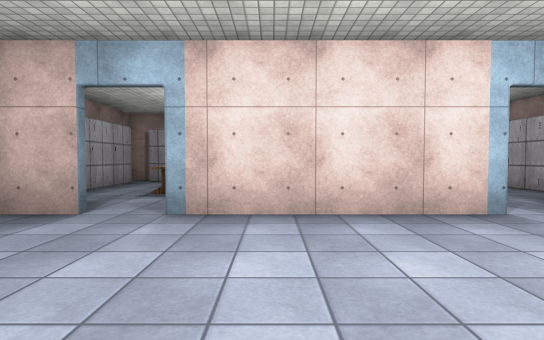
view 1 (above)

16 first-person views from a walk through a scene from a Unity 3-D project. The camera is 1.3 m above the floor, tilts 2° down and sees 80° across. Doors are open. The floor is counted in squares, 2 m on a side. Each view is taken from the middle of a square. On the plan, view 1 faces up. The plan holds only what a view shows up to about 10 squares ahead; the rest is blank. The player is left out. Surface patterns are stand-ins for the level's own textures.

view 2
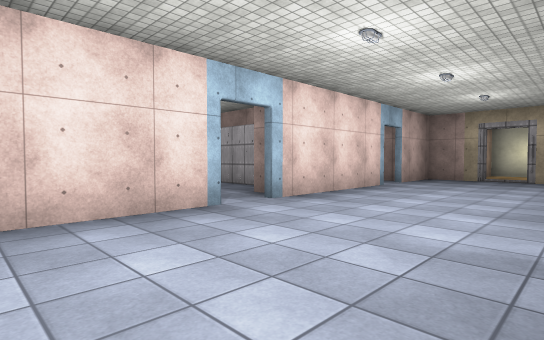

view 3
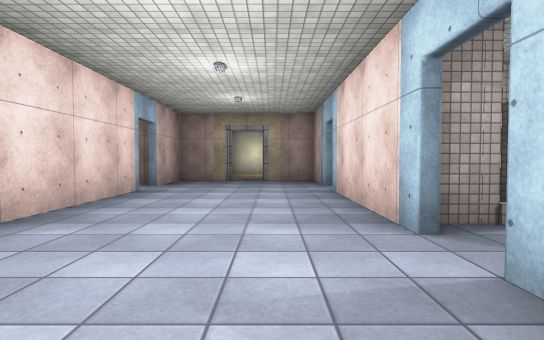

view 4
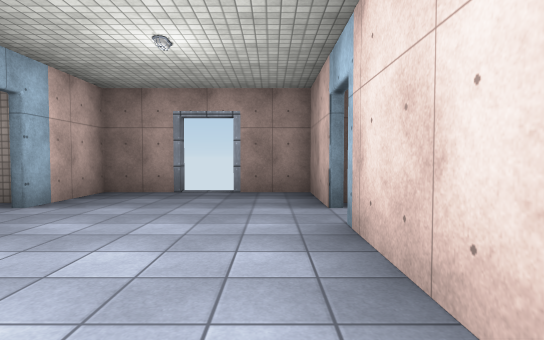

view 5
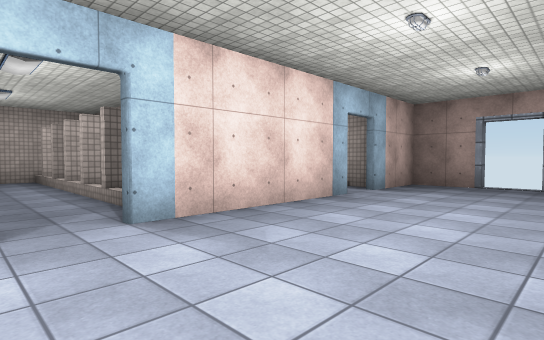

view 6
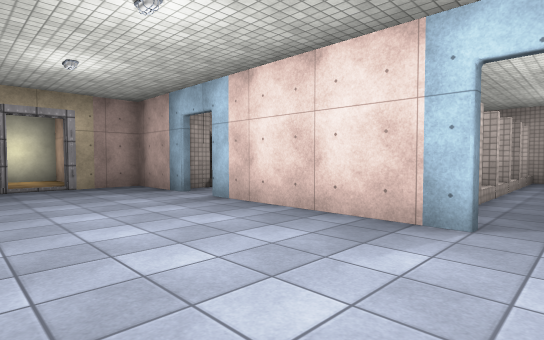

view 7
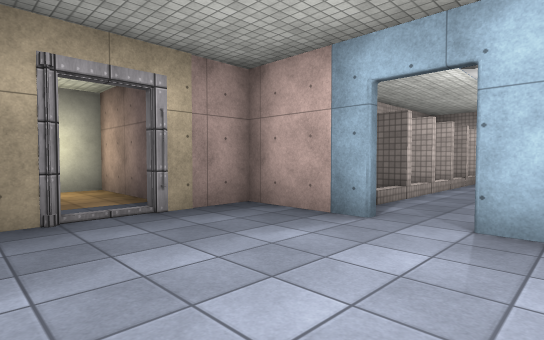

view 8
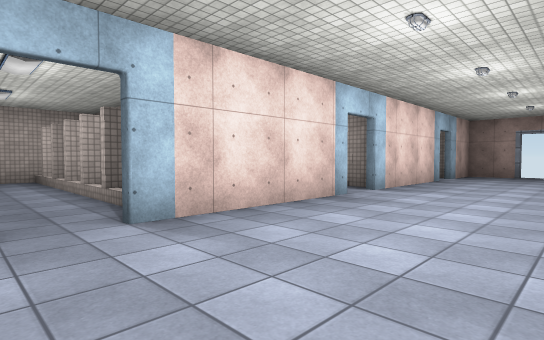

view 9
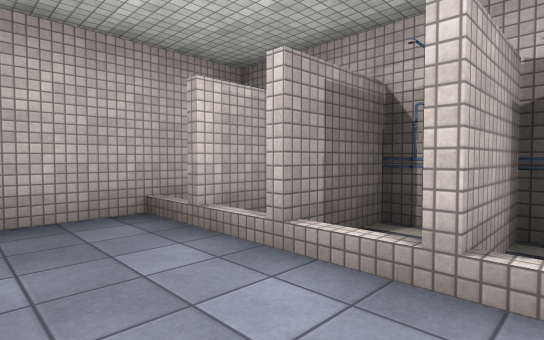

view 10
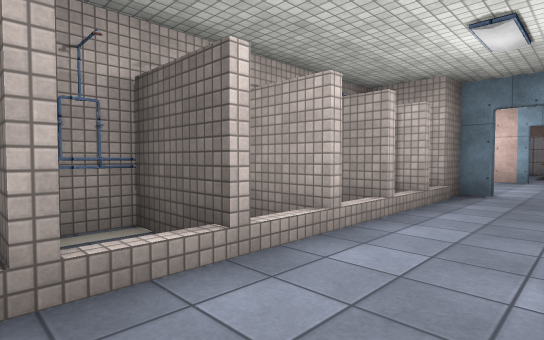

view 11
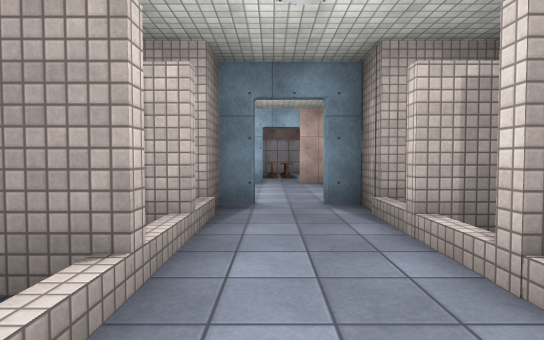

view 12
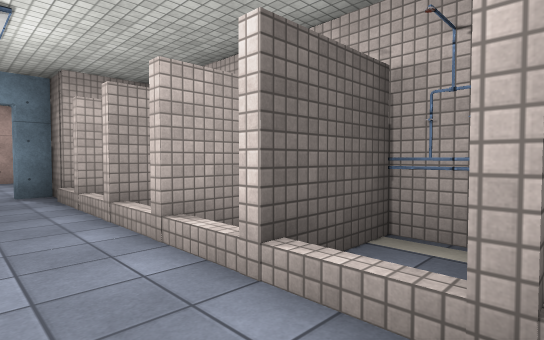

view 13
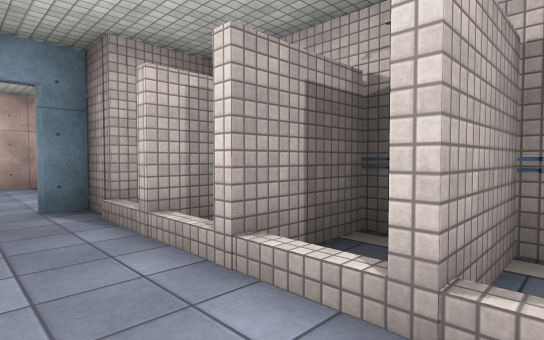

view 14
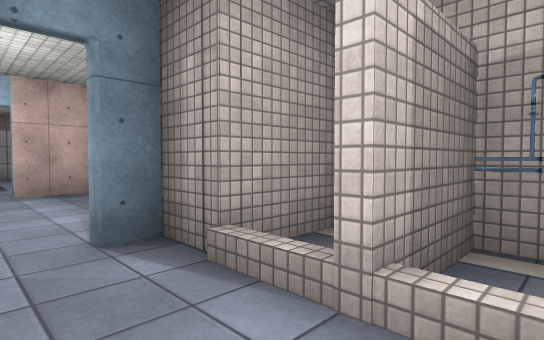

view 15
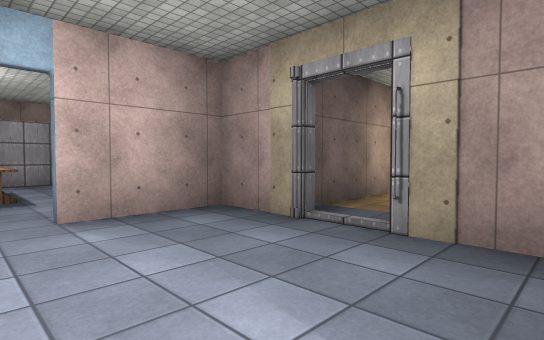

view 16
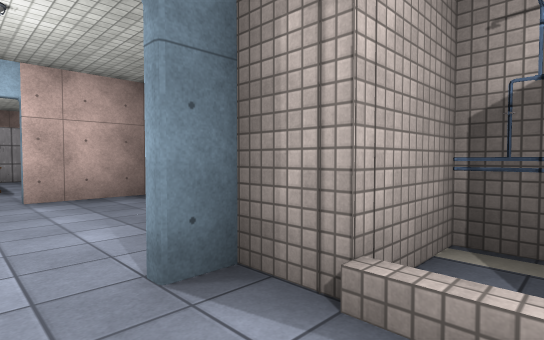

### Floor plan
Key: @ floor where view 1 was taken; # wall or solid block; . floor; D open door; L locker; B bench; O other object.
Columns run from 5 left of view 1 to 15 right of it. Each row starts with its distance up from view 1.
 10  #L           LL
  9  L.           ..
  8  L.           .
  7  L.B          .
  6  L.B     ..   .
  5   ..    ...  ..
  4 ###.####.####.###
  3 #...............#####
  2 DD..............D...#
  1 DD..............D...#
  0 #....@..........#####
 -1 ###.####.####.###
 -2        #..  #..OO
 -3        #..  #...O
 -4        ...#O...#O
 -5        #.. O#..OO
 -6        #.. O#..OO
 -7        #.. O#..O
 -8        ###  ###

Where each view was taken, in squares from view 1:
view 1: 0 up, 0 right, facing up
view 2: 0 up, 0 right, facing up-right
view 3: 1 up, 1 right, facing right
view 4: 3 up, 2 right, facing left
view 5: 3 up, 4 right, facing down-left
view 6: 3 up, 3 right, facing down-right
view 7: 3 up, 7 right, facing down-right
view 8: 3 up, 9 right, facing down-left
view 9: 4 down, 9 right, facing down-left
view 10: 7 down, 9 right, facing up-left
view 11: 5 down, 8 right, facing up
view 12: 7 down, 8 right, facing up-right
view 13: 5 down, 8 right, facing up-right
view 14: 3 down, 8 right, facing up-right
view 15: 0 up, 8 right, facing up-right
view 16: 2 down, 8 right, facing up-right
